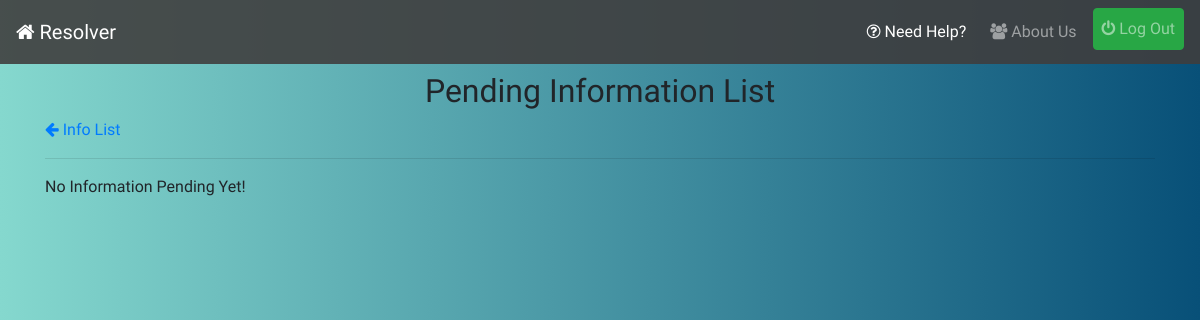
Before: /info-list/pending/ (signed in) with the older database file.
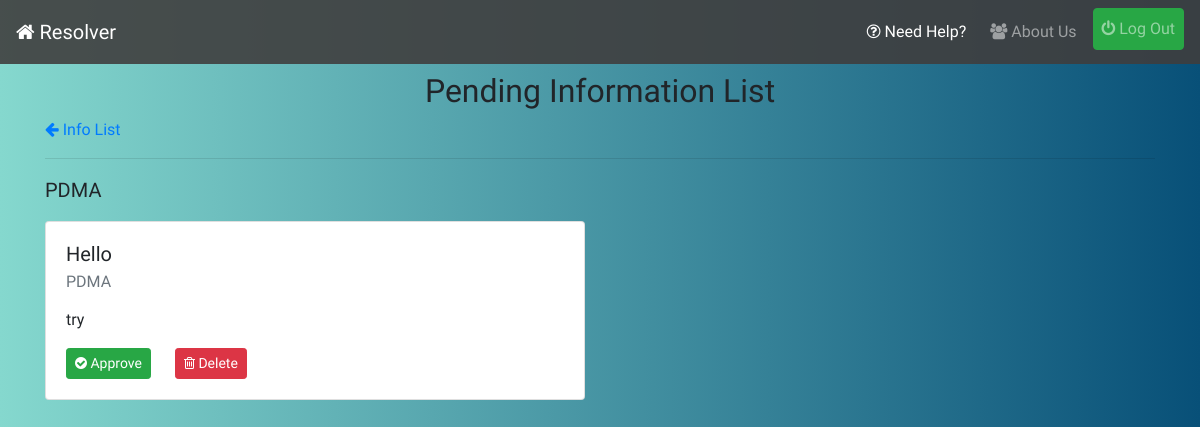
After: the same page with the newer database file.
### infolist/models.py (models this page shows, shortened)
class Subject(models.Model):
    subject = models.CharField(max_length=56)
    department = models.CharField(max_length=20,blank=True)
    year = models.CharField(max_length=4,blank=True)

class InfoList(models.Model):
    user = models.ForeignKey(UserInfo,on_delete=models.CASCADE,blank=True)
    subject = models.ForeignKey(Subject,on_delete=models.CASCADE)
    title = models.CharField(max_length=128)
    content = models.TextField()
    department = models.CharField(max_length=20,blank=True)
    year = models.CharField(max_length=4,blank=True)
    timestamp = models.DateTimeField(auto_now_add=True)
    approved = models.BooleanField(default=False)
    class Meta:
        ordering = ['-timestamp']

### infolist/views.py (the view)
# urls.py: path('pending/',views.info_list_pending_list_view,name='pending'),
@login_required
def info_list_pending_list_view(request):
    subjects = Subject.objects.filter(department=request.user.info.department,year=request.user.info.join_year)
    qs = InfoList.objects.filter(department=request.user.info.department,year=request.user.info.join_year,approved=False)
    data = []
    for i in subjects:
        objects = qs.filter(subject=i)
        if(objects.count()==0):
            continue
        data.append([objects,i])
    return render(request,'infolist/pending-list.html',{'object_list':data})

### infolist/context-processors.py (called while the page is built)
def pending_info_list_context(request):
    if request.user.is_superuser:
        return {}
    pending = -1
    if request.user.is_authenticated:
        pending = InfoList.objects.filter(department=request.user.info.department,year=request.user.info.join_year,approved=False).count()
    return {"pending_info_list":pending}

### reporter/context-processors.py (called while the page is built)
def pending_issue_list_context(request):
    if request.user.is_superuser:
        return {}
    pending=-1
    if request.user.is_authenticated:
        pending = Report.objects.filter(active=False,department=request.user.info.department,year=request.user.info.join_year,resolved=False).count()
    return {"pending_issue_count":pending}

def resolved_issue_list_context(request):
    if request.user.is_superuser:
        return {}
    resolved=-1
    if request.user.is_authenticated:
        resolved = Report.objects.filter(active=False,department=request.user.info.department,year=request.user.info.join_year,resolved=True).count()
    return {"resolved_issue_count":resolved}

### infolist/templates/infolist/pending-list.html
{% extends 'base.html' %}
{% block content %}
<h2 class="mt-2 text-center">Pending Information List</h2>
<a href="{% url 'infolist:list' %}"><i class="fa fa-arrow-left"></i> Info List</a>
<hr>
{% for objects,subject in object_list %}
    <p class="lead">{{subject.subject}}</p>
    {% for object in objects %}
    <div class="row">
        <div class="col-lg-6 col-md-8 col-sm-12">
            <div class="card">
                <div class="card-body">
                <h5 class="card-title">{{object.title}}</h5>
                <h6 class="card-subtitle mb-2 text-muted">{{subject.subject}}</h6>
                <p class="card-text">{{object.content|safe}}</p>
                <a href="{% url 'infolist:approve' object.id %}" class="card-link btn btn-success btn-sm"><i class="fa fa-check-circle"></i> Approve</a>
                <a href="{% url 'infolist:delete' object.id %}" class="card-link btn btn-danger btn-sm"><i class="fa fa-trash-o"></i> Delete</a>
                </div>
            </div>
        </div>
    </div>
        {% empty %}
        <p>No Data for {{subject.subject}}!</p>
        {% endfor %}
    {% empty %}
    <p>No Information Pending Yet!</p>
    {% endfor %}
{% endblock %}

Changed rows visible on the page:
now on this page (row unchanged): Subject: subject "PDMA"
added InfoList: title "Hello", content "try"
Other visible differences:
text no longer shown: "No Information Pending Yet!"
